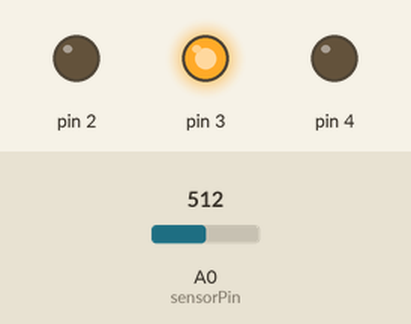
This sketch was run on a simulated Arduino Uno, built with avr-gcc and run on an emulated ATmega328P. Shown: output pins drawn as LEDs (lit = HIGH). The inputs (shaded band) are chosen by the test bench; at power-on: A0 (sensorPin) = 512. What the sketch prints to the serial monitor is not drawn.

Above: at 1.2 s.
1.3 s: A0 (sensorPin) set to 495
At 2.4 s:
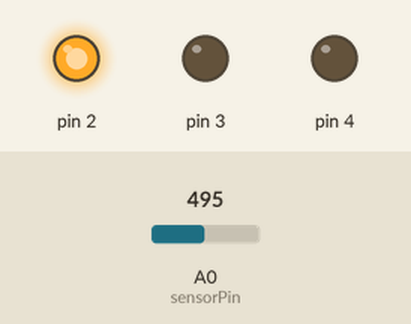
2.8 s: A0 (sensorPin) set to 1023
At 4.2 s:
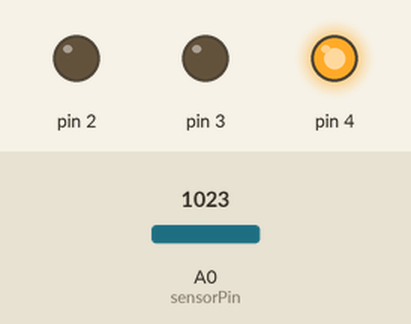
Timing chart, 0 to 5.8 s (numbered marks = the images above; inputs shaded):
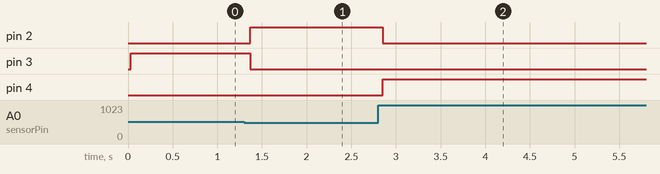

Measured:
- the behaviour switches between 512 and 511 on A0 (sensorPin) (found by bisection; images 0 and 1)
- after the input at 1.3 s, pin 2: LOW → HIGH after 0.07 s; pin 3: HIGH → LOW after 0.07 s
- after the input at 2.8 s, pin 2: HIGH → LOW after 0.05 s; pin 4: LOW → HIGH after 0.05 s

The sketch:

love_o_meter.ino
```cpp
const int sensorPin = A0;
int baselineTemp = 0;

void setup() {
  Serial.begin(9600);

  for (int pinNumber = 2; pinNumber < 5; pinNumber++)
  {
    pinMode(pinNumber, OUTPUT);
    digitalWrite(pinNumber, LOW);
  }
  baselineTemp = getTemperature();
}
int getTemperature()
{
  int sensorVal = analogRead(sensorPin);
  Serial.print("Sensor value:");
  Serial.print(sensorVal);

  float voltage = (sensorVal / 1024.0) * 5.0;

  Serial.print("Voltage:");
  Serial.print(voltage);

  float temperature = (voltage - 0.5) *100;

  Serial.print("Temperature:");
  Serial.print(temperature);

  return temperature;
}
void loop() {
    int temperature = getTemperature();
  if (temperature  < baselineTemp)
  {
     digitalWrite(2, HIGH);
     digitalWrite(3, LOW);
     digitalWrite(4, LOW);
  }
  else if (temperature  >= baselineTemp && temperature < baselineTemp + 5)
  {
     digitalWrite(2, LOW);
     digitalWrite(3, HIGH);
     digitalWrite(4, LOW);
  }
  else
  {
     digitalWrite(2, LOW);
     digitalWrite(3, LOW);
     digitalWrite(4, HIGH);
  }
  delay(1);
}
```
